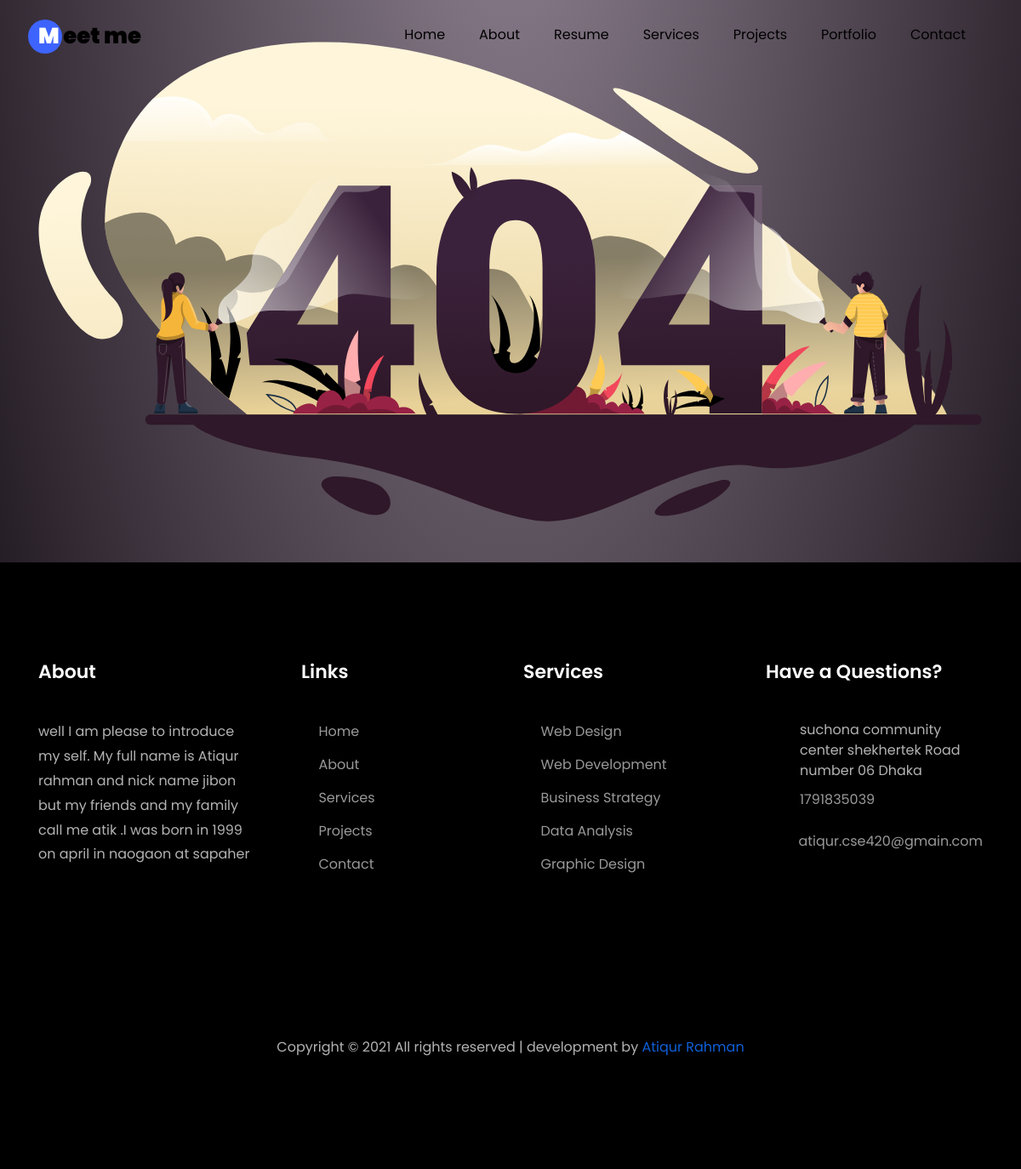
The page /project_search/ on the database as committed earlier.
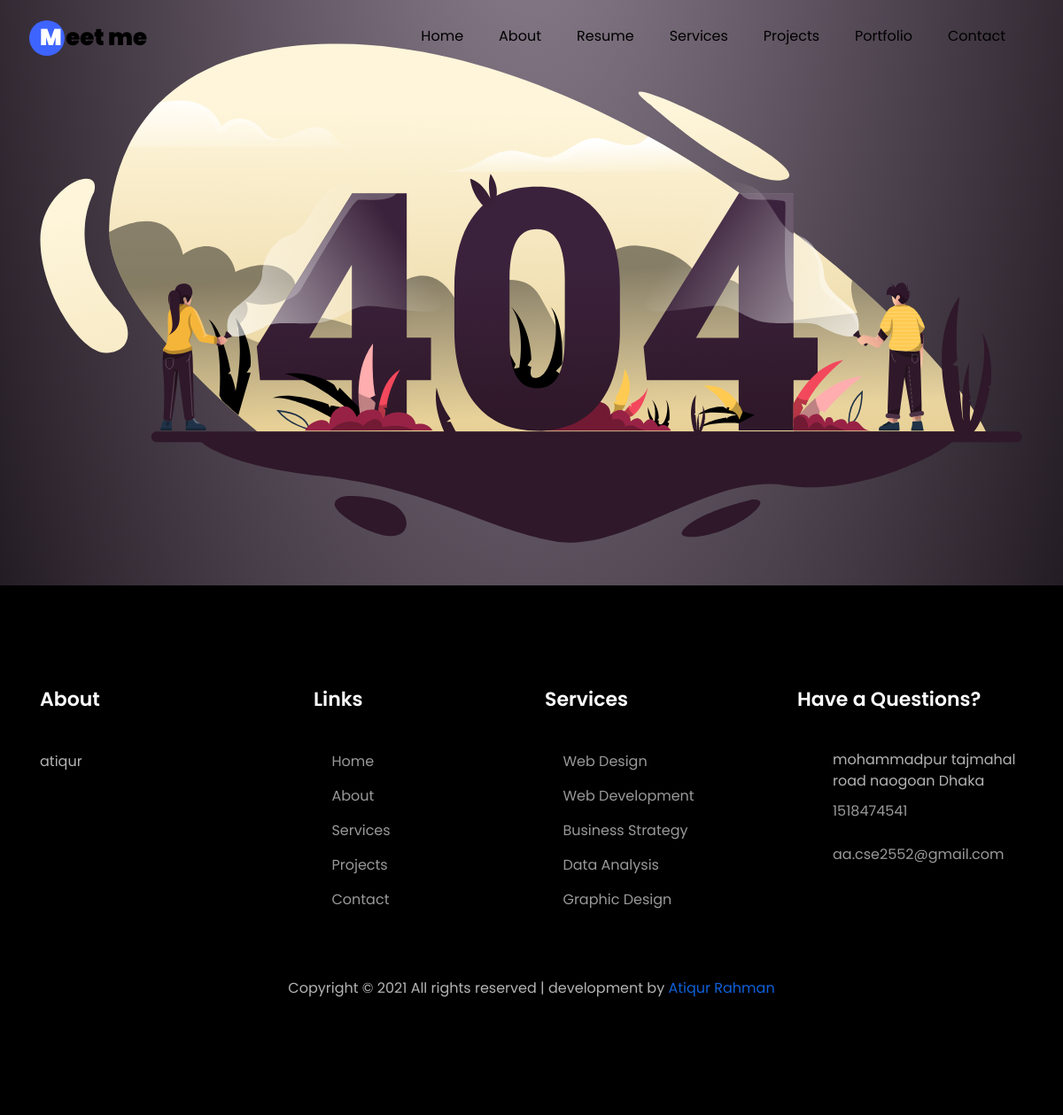
The same page on the database as committed later.
### protfolio_app/models.py (models this page shows, shortened)
class Footer_Header(models.Model):
    name = models.CharField(max_length=150)
    my_picture = models.ImageField()
    phone = PhoneNumberField(null=False, blank=False, unique=True)
    email = models.EmailField()
    details = models.TextField()
    address = models.TextField(max_length=600)
    fb_link = models.URLField(blank=True)
    instagram_link = models.URLField(blank=True)
    twitter_link = models.URLField(blank=True)
    create_at = models.DateTimeField(auto_now_add=True)
    update_at = models.DateTimeField(auto_now=True)
    def image_tag(self):
        from django.utils.html import mark_safe
        return mark_safe('<img src="%s" width="100px" height="100px" />' % (self.my_picture.url))
    image_tag.short_description = 'Image'

### protfolio_app/views.py (the view)
# urls.py: path('project_search/',views.project_search,name="search"),
def project_search(request):
    try:
        footer_header = get_object_or_404(Footer_Header)
    except:
        footer_header = Footer_Header.objects.latest('id')
    try:
        about_me = get_object_or_404(About_me)
    except:
        about_me = About_me.objects.latest('id')
    try:
        q = request.POST.get('project_search')
    except:
        q = None
    if q:
        search_pro = project.objects.filter(title__icontains=q) | project.objects.filter(details__icontains=q)
        data = {
            "footer_Header": footer_header,
            "about_me": about_me,
            "search_product": search_pro,
        }
        if search_pro.exists():
            return render(request, 'search_product.html', data)
        else:
            return render(request, 'search_not_found.html')
    else:
        data = {
            "footer_Header": footer_header,
            "about_me": about_me,
        }
        return render(request, 'Error-404.html', data)

### templates/Error-404.html (shortened to what this page needs)
{% extends 'base.html' %}
{% load static %}
{% block header%}
{% include 'navbar2.html' %}
{% endblock header%}
{% block main_contain %}
<a>
  <div class="container">
  <div class="row">
    <div class="col-sm-12 col-md-12 mt-5 mb-5">
    </div>
  </div>
</div>
</a>
{% endblock main_contain %}

### templates/base.html (shortened to what this page needs)
<!DOCTYPE html>
{% load static %}
<html lang="en">
<head>
    <link rel="stylesheet" href="{% static 'css/font-awesome.min.css' }">
    <link rel="stylesheet" href="{% static 'css/open-iconic-bootstrap.min.css' %}">
    <link rel="stylesheet" href="{% static 'css/animate.css' %}">
    <link rel="stylesheet" href="{% static 'css/owl.carousel.min.css' %}">
    <link rel="stylesheet" href="{% static 'css/owl.theme.default.min.css' %}">
    <link rel="stylesheet" href="{% static 'css/magnific-popup.css' %}">
    <link rel="stylesheet" href="{% static 'css/aos.css' %}">
    <link rel="stylesheet" href="{% static 'css/ionicons.min.css' %}">
    <link rel="stylesheet" href="{% static 'css/flaticon.css' %}">
    <link rel="stylesheet" href="{% static 'css/icomoon.css' %}">
    <link rel="stylesheet" href="{% static 'css/style.css' %}">
</head>
<body data-spy="scroll" data-target=".site-navbar-target" data-offset="300">
{% block header%}
{% endblock header%}
{% block main_contain %}
{% endblock main_contain %}
    <footer class="ftco-footer ftco-section ">
        <div class="container ">
            <div class="row mb-5 ">
                <div class="col-md ">
                    <div class="ftco-footer-widget mb-4">
                        <h2 class="ftco-heading-2 ">About</h2>
                        <p> {{ footer_Header.details }} </p>
                        <ul class="ftco-footer-social atikfotter list-unstyled float-md-left float-lft mt-5 ">
                        </ul>
                    </div>
                </div>
                <div class="col-md ">
                    <div class="ftco-footer-widget mb-4 ml-md-4 ">
                        <h2 class="ftco-heading-2 ">Links</h2>
                        <ul class="list-unstyled ">
                            <li><a href="{%url 'home'%} "><span class="icon-long-arrow-right mr-2 "></span>Home</a></li>
                            <li><a href="{% url 'about'%}"><span class="icon-long-arrow-right mr-2 "></span>About</a></li>
                            <li><a href="{% url 'Services'%}"><span class="icon-long-arrow-right mr-2 "></span>Services</a></li>
                            <li><a href="{% url 'projects'%}"><span class="icon-long-arrow-right mr-2 "></span>Projects</a></li>
                            <li><a href="{% url 'contact'%}"><span class="icon-long-arrow-right mr-2 "></span>Contact</a></li>
                        </ul>
                    </div>
                </div>
                <div class="col-md ">
                    <div class="ftco-footer-widget mb-4">
                        <h2 class="ftco-heading-2 ">Services</h2>
                        <ul class="list-unstyled ">
                            <li><a href="# "><span class="icon-long-arrow-right mr-2 "></span>Web Design</a></li>
                            <li><a href="# "><span class="icon-long-arrow-right mr-2 "></span>Web Development</a></li>
                            <li><a href="# "><span class="icon-long-arrow-right mr-2 "></span>Business Strategy</a></li>
                            <li><a href="# "><span class="icon-long-arrow-right mr-2 "></span>Data Analysis</a></li>
                            <li><a href="# "><span class="icon-long-arrow-right mr-2 "></span>Graphic Design</a></li>
                        </ul>
                    </div>
                </div>
                <div class="col-md ">
                    <div class="ftco-footer-widget mb-4 ">
                        <h2 class="ftco-heading-2 ">Have a Questions?</h2>
                        <div class="block-23 mb-3 ">
                            <ul>
                                <li><span class="icon icon-map-marker "></span><span class="text "> {{ footer_Header.address }} </span></li>
                                <li><a href="# "><span class="icon icon-phone "></span><span class="text "> {{ footer_Header.phone }} </span></a></li>
                                <li><a href="# "><span class="icon icon-envelope "></span><span class="text "> {{ footer_Header.email }} </span></a></li>
                            </ul>
                        </div>
                    </div>
                </div>
            </div>
            <div class="row ">
                <div class="col-md-12 text-center ">
                    <p>
                        Copyright &copy;
                         All rights reserved |  development   by <a href="https://www.facebook.com/atiqur.cse/" target="_blank "> <span style="color: #0f60da"> Atiqur Rahman</span> </a>
                    </p>
                </div>
            </div>
        </div>
    </footer>
</body>
</html>

### templates/navbar2.html (shortened to what this page needs)
<nav class="navbar navbar-expand-lg navbar-dark ftco_navbar ftco-navbar-light site-navbar-target" id="ftco-navbar">
        <div class="container">
            <a class="navbar-brand" href="{% url  'home' %}"><span>M</span> eet me</a>
            <div class="collapse navbar-collapse" id="ftco-nav">
                <ul class="navbar-nav nav ml-auto">
                    <li class="nav-item"><a href="{% url 'home' %}" class="nav-link"><span>Home</span></a></li>
                    <li class="nav-item"><a href="{% url 'about' %}" class="nav-link"><span>About</span></a></li>
                    <li class="nav-item"><a href="{% url 'resume-section' %}" class="nav-link"><span>Resume</span></a></li>
                    <li class="nav-item"><a href="{% url 'Services' %}" class="nav-link"><span>Services</span></a></li>
                    <li class="nav-item"><a href="{% url 'projects' %}" class="nav-link"><span>Projects</span></a></li>
                    <li class="nav-item"><a href="{% url 'portfolio' %}" class="nav-link"><span>Portfolio</span></a></li>
                    <li class="nav-item"><a href="{% url 'contact' %}" class="nav-link"><span>Contact</span></a></li>
                </ul>
            </div>
        </div>
    </nav>

### static/css/icomoon.css (style rules this page uses)
[class^="icon-"], [class*=" icon-"] { font-family: 'icomoon' !important; speak: none; font-style: normal; font-weight: normal; font-variant: normal; text-transform: none; line-height: 1; -webkit-font-smoothing: antialiased; -moz-osx-font-smoothing: grayscale; }
.icon-map-marker:before { content: "\f041"; }
.icon-phone:before { content: "\f095"; }
.icon-envelope:before { content: "\f0e0"; }
.icon-long-arrow-right:before { content: "\f178"; }

### templates/Error-404.html (style rules this page uses)
body { background-color:#141019; background: radial-gradient(at 50% -20%, #908392, #0d060e) fixed; }

Rows that differ between the two databases and show on the page:
changed Footer_Header: details "well I am please to introduce my self. My full name is Atiqur rahman and nick name jibon but my friends and my family call me atik .I was born in 1999 on april in naogaon at sapaher" → "atiqur"; address "suchona community center shekhertek Road number 06 Dhaka" → "mohammadpur tajmahal road naogoan Dhaka"; phone "1791835039" → "1518474541"; email "atiqur.cse420@gmain.com" → "aa.cse2552@gmail.com"
